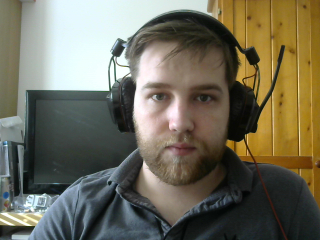
//> input picture Serversetup/media/image.jpeg, 320 x 240 px
$ ./main media/image.jpeg media/f5zhol84cxr.jpeg   (built with g++ and OpenCV 4)
//> lines starting //> are read from the running program, lines starting //| are printed output that depends on the picture; after the words box and inside, x2 and y2 are one past the last pixel; in counts of white or black regions, pixels touching at a corner belong together
#include "opencv2/objdetect/objdetect.hpp"
#include "opencv2/highgui/highgui.hpp"
#include "opencv2/imgproc/imgproc.hpp"

#include <iostream>
#include <stdio.h>

using namespace std;
using namespace cv;

/** Function Headers */
void detectAndSave(Mat frame, string filename);

/** Global variables */
String face_cascade_name = "haarcascade_frontalface_alt.xml";
String eyes_cascade_name = "haarcascade_eye_tree_eyeglasses.xml";
CascadeClassifier face_cascade;
CascadeClassifier eyes_cascade;
string window_name = "Capture - Face detection";
RNG rng(12345);

/** function main */
int main(int argc, const char** argv){
	Mat frame;

	//Load the cascades
	if (!face_cascade.load(face_cascade_name)){ printf("--(!)Error loading\n"); return -1; };
	if (!eyes_cascade.load(eyes_cascade_name)){ printf("--(!)Error loading\n"); return -1; };

	// Read in image
	frame = imread(argv[1], CV_LOAD_IMAGE_COLOR);
//> frame is the input picture: 240 rows x 320 cols, CV_8UC3; mean B, G, R 90.8, 108.4, 112.4

	//Detect Face in image and save result
	detectAndSave(frame, argv[2]);
	waitKey();

}

/** function detectAndSave */
void detectAndSave(Mat frame, string filename){
//> called with filename = "media/f5zhol84cxr.jpeg"
	std::vector<Rect> faces;
	Mat frame_gray;

	cvtColor(frame, frame_gray, CV_BGR2GRAY);
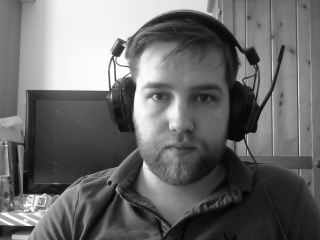
//> frame_gray: 240 rows x 320 cols, CV_8UC1; min 4, max 255, mean 107.6
	equalizeHist(frame_gray, frame_gray);
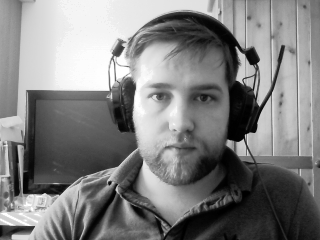
//> frame_gray: 240 rows x 320 cols, CV_8UC1; min 0, max 255, mean 128.2

	//-- Detect faces
	face_cascade.detectMultiScale(frame_gray, faces, 1.1, 2, 0 | CV_HAAR_SCALE_IMAGE, Size(30, 30));
//> faces = 1 Rect (x, y, width, height): [121, 50, 121, 121]
	int locx, locy, area, eye1x, eye1y, eye2x, eye2y;
	locx = 0;
	locy = 0;
	eye1x = 0;
	eye1y = 0;
	eye2x = 0;
	eye2y = 0;
	area = 0;
	if (faces.size() == 1){
		Point center(faces[0].x + faces[0].width*0.5, faces[0].y + faces[0].height*0.5);
//> center = Point(181, 110)
		ellipse(frame, center, Size(faces[0].width*0.5, faces[0].height*0.5), 0, 0, 360, Scalar(255, 0, 255), 4, 8, 0);
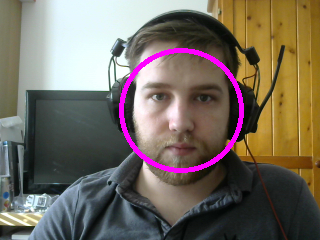
//> frame: 240 rows x 320 cols, CV_8UC3; 2.46% of pixels changed, all inside (x1, y1, x2, y2) = (119, 48, 244, 173)

		area = faces[0].width * faces[0].height;
//> area = 14641
		locx = center.x;
//> locx = 181
		locy = center.y;
//> locy = 110

		//Detect eyes and bound locations
		Mat faceROI = frame_gray(faces[0]);
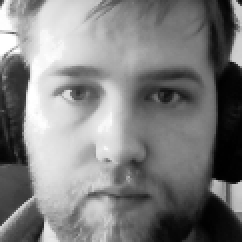
//> faceROI: 121 rows x 121 cols, CV_8UC1 (shown 2 times larger); min 0, max 255, mean 127.4
		std::vector<Rect> eyes;

		//Eye detection
		eyes_cascade.detectMultiScale(faceROI, eyes, 1.1, 2, 0 | CV_HAAR_SCALE_IMAGE, Size(30, 30));
//> eyes = 2 Rects (x, y, width, height): [64, 27, 39, 39], [20, 27, 40, 40]

		if (eyes.size() == 2){
			center = Point(faces[0].x + eyes[0].x + eyes[0].width*0.5, faces[0].y + eyes[0].y + eyes[0].height*0.5);
//> center = Point(204, 96)
			int radius = cvRound((eyes[0].width + eyes[0].height)*0.25);
//> radius = 20
			circle(frame, center, radius, Scalar(255, 0, 0), 4, 8, 0);
			eye1x = center.x;
//> eye1x = 204
			eye1y = center.y;
//> eye1y = 96

			center = Point(faces[0].x + eyes[1].x + eyes[1].width*0.5, faces[0].y + eyes[1].y + eyes[1].height*0.5);
//> center = Point(161, 97)
			radius = cvRound((eyes[1].width + eyes[1].height)*0.25);
			circle(frame, center, radius, Scalar(255, 0, 0), 4, 8, 0);
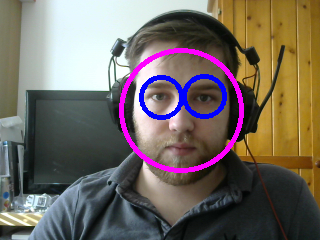
//> frame: 240 rows x 320 cols, CV_8UC3; mean B, G, R 97.5, 104.4, 114.2
			eye2x = center.x;
//> eye2x = 161
			eye2y = center.y;
//> eye2y = 97
		}
	}
	cout << locx << "," << locy << "," << area << "," << eye1x << "," << eye1y << "," << eye2x << "," << eye2y << endl;
//| 181,110,14641,204,96,161,97
	//Show what you got

	//imshow(window_name, frame);
	imwrite(filename, frame);
}

$ run again, on Serversetup/media/gu21hnf80k9.jpeg
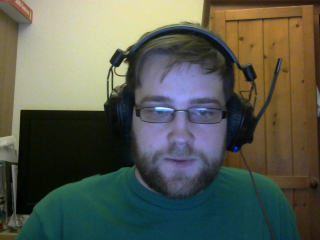
//> input picture Serversetup/media/gu21hnf80k9.jpeg, 320 x 240 px
//> frame is the input picture: 240 rows x 320 cols, CV_8UC3; mean B, G, R 79.3, 92, 88
//> in detectAndSave, `equalizeHist(frame_gray, frame_gray);`:
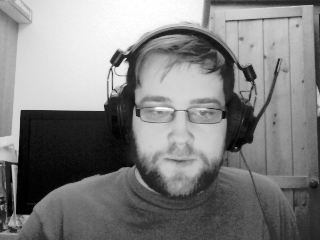
//> frame_gray: 240 rows x 320 cols, CV_8UC1; min 0, max 255, mean 128.4
//> faces = 1 Rect (x, y, width, height): [124, 70, 113, 113]
//> center = Point(180, 126)
//> frame: 240 rows x 320 cols, CV_8UC3; 2.26% of pixels changed, all inside (x1, y1, x2, y2) = (122, 68, 239, 185)
//> area = 12769
//> locx = 180
//> locy = 126
//> in detectAndSave, `Mat faceROI = frame_gray(faces[0]);`:
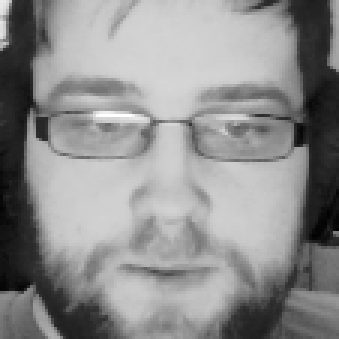
//> faceROI: 113 rows x 113 cols, CV_8UC1 (shown 3 times larger); min 2, max 255, mean 141.7
//> eyes = empty
//| 180,126,12769,0,0,0,0
